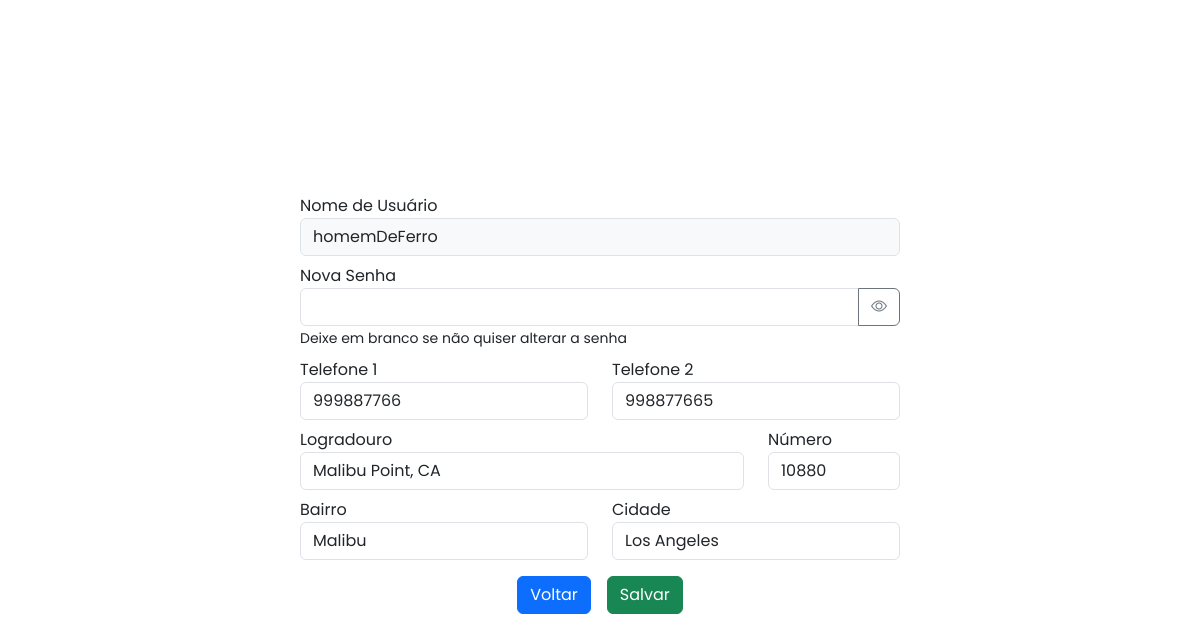
/page_editarUsuario.php?id_usuario=1, run on the app's committed database.
### tables this page shows
CREATE TABLE `tb_usuario` (
  `id` int(11) NOT NULL,
  `usuario` varchar(100) DEFAULT NULL,
  `senha` varchar(100) DEFAULT NULL,
  `id_pessoa` int(11) NOT NULL
);

CREATE TABLE `tb_pessoa` (
  `id` int(11) NOT NULL,
  `nome` varchar(100) DEFAULT NULL,
  `ano_nascimento` year(4) DEFAULT NULL,
  `cpf` varchar(11) DEFAULT NULL,
  `telefone_1` varchar(11) DEFAULT NULL,
  `telefone_2` varchar(11) DEFAULT NULL,
  `logradouro` varchar(150) DEFAULT NULL,
  `n_casa` int(5) DEFAULT NULL,
  `bairro` varchar(100) DEFAULT NULL,
  `cidade` varchar(100) DEFAULT NULL
);

### page_editarUsuario.php (called while the page is built)
<?php
    include 'includes/header.php';
    include 'includes/formulario-editarUsuario.php';
    include 'includes/footer.php';
?>

### includes/formulario-editarUsuario.php (the view, shortened to what this page needs)
<?php
    $id_usuario = $_GET['id_usuario'];
    $dsn = 'mysql:dbname=db_login;host=127.0.0.1';
    $user = 'root';
    $password = '';
    $banco = new PDO($dsn, $user, $password);
    $select = 'SELECT tb_pessoa.*, tb_usuario.usuario, tb_usuario.senha FROM tb_pessoa INNER JOIN tb_usuario ON tb_usuario.id_pessoa = tb_pessoa.id WHERE tb_pessoa.id = ' . $id_usuario;
    $dados = $banco->query($select)->fetch();
?>
<main class="container">
    <form action="validacao-editarUsuario.php" method="POST">
        <div class="row mt-2">
            <div class="col position-relative">
                <label for="usuario">Nome de Usuário</label>
                <input type="text" name="nome" id="usuario" value="<?= $dados['usuario'] ?>" class="form-control" disabled>
            </div>
        </div>
        <div class="row mt-2">
            <div class="col position-relative">
                <label for="senha">Nova Senha</label>
                <div class="input-group">
                    <input type="password" id="senha" name="senha" class="form-control">
                    <button type="button" class="btn btn-outline-secondary" onclick="toggleSenha()">
                        <i id="icon-eye" class="bi bi-eye"></i>
                    </button>
                </div>
                <small>Deixe em branco se não quiser alterar a senha</small>
            </div>
        </div>
        <div class="row mt-2">
            <div class="col">
                <label for="telefone_1">Telefone 1</label>
                <input type="text" name="telefone_1" value="<?= $dados['telefone_1'] ?>" class="form-control">
            </div>
            <div class="col">
                <label for="telefone_2">Telefone 2</label>
                <input type="text" name="telefone_2" value="<?= $dados['telefone_2'] ?>" class="form-control">
            </div>
        </div>
        <div class="row mt-2">
            <div class="col-9">
                <label for="logradouro">Logradouro</label>
                <input type="text" name="logradouro" value="<?= $dados['logradouro'] ?>" class="form-control">
            </div>
            <div class="col-3">
                <label for="numero">Número</label>
                <input type="number" name="n_casa" value="<?= $dados['n_casa'] ?>" class="form-control">
            </div>
        </div>
        <div class="row mt-2">
            <div class="col">
                <label for="bairro">Bairro</label>
                <input type="text" name="bairro" value="<?= $dados['bairro'] ?>" class="form-control">
            </div>
            <div class="col">
                <label for="cidade">Cidade</label>
                <input type="text" name="cidade" value="<?= $dados['cidade'] ?>" class="form-control">
            </div>
        </div>
        <div class="d-flex justify-content-center mt-3 gap-3">
            <a href="page_lista.php" class="btn btn-primary">Voltar</a>
            <button type="submit" class="btn btn-success">Salvar</button>
        </div>
    </form>
</main>

### assets/css/style.css (style rules this page uses)
body { display: flex; justify-content: center; align-items: center; height: 100vh; font-family: "Poppins", sans-serif; }
form { width: 500px; }

### includes/formulario-editarUsuario.php (style rules this page uses)
main { display: flex; flex-direction: column; align-items: center; justify-content: center; height: 100vh; }
form { width: 600px; }
.form-control[disabled] { background-color: #f8f9fa; }

### data on the page
tb_usuario: nome "homemDeFerro", telefone_1 "999887766", telefone_2 "998877665", logradouro "Malibu Point, CA", n_casa "10880", bairro "Malibu", cidade "Los Angeles"
